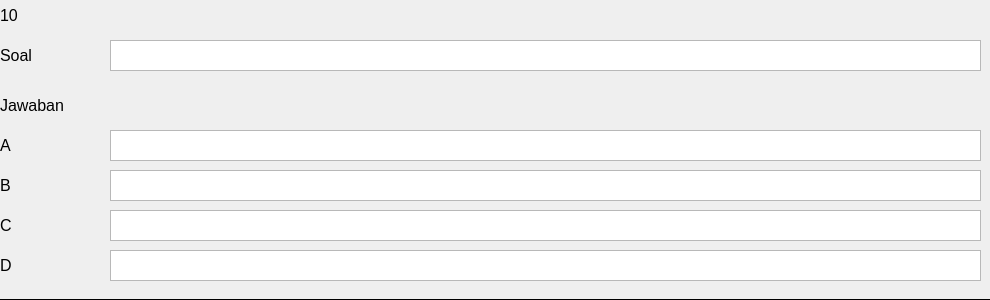
          <widget class="QWidget" name="widget_10" native="true">
           <property name="minimumSize">
            <size>
             <width>0</width>
             <height>300</height>
            </size>
           </property>
           <property name="styleSheet">
            <string notr="true">border-bottom: 1px solid black;</string>
           </property>
           <widget class="QTextEdit" name="textEdit_81">
            <property name="geometry">
             <rect>
              <x>110</x>
              <y>40</y>
              <width>871</width>
              <height>31</height>
             </rect>
            </property>
           </widget>
           <widget class="QLabel" name="label_114">
            <property name="geometry">
             <rect>
              <x>0</x>
              <y>40</y>
              <width>101</width>
              <height>31</height>
             </rect>
            </property>
            <property name="font">
             <font>
              <pointsize>12</pointsize>
             </font>
            </property>
            <property name="text">
             <string>Soal</string>
            </property>
           </widget>
           <widget class="QLabel" name="label_115">
            <property name="geometry">
             <rect>
              <x>0</x>
              <y>0</y>
              <width>51</width>
              <height>31</height>
             </rect>
            </property>
            <property name="font">
             <font>
              <pointsize>12</pointsize>
             </font>
            </property>
            <property name="text">
             <string>10</string>
            </property>
           </widget>
           <widget class="QLabel" name="label_116">
            <property name="geometry">
             <rect>
              <x>0</x>
              <y>90</y>
              <width>101</width>
              <height>31</height>
             </rect>
            </property>
            <property name="font">
             <font>
              <pointsize>12</pointsize>
             </font>
            </property>
            <property name="text">
             <string>Jawaban</string>
            </property>
           </widget>
           <widget class="QLabel" name="label_117">
            <property name="geometry">
             <rect>
              <x>0</x>
              <y>130</y>
              <width>101</width>
              <height>31</height>
             </rect>
            </property>
            <property name="font">
             <font>
              <pointsize>12</pointsize>
             </font>
            </property>
            <property name="text">
             <string>A</string>
            </property>
           </widget>
           <widget class="QLabel" name="label_118">
            <property name="geometry">
             <rect>
              <x>0</x>
              <y>170</y>
              <width>101</width>
              <height>31</height>
             </rect>
            </property>
            <property name="font">
             <font>
              <pointsize>12</pointsize>
             </font>
            </property>
            <property name="text">
             <string>B</string>
            </property>
           </widget>
           <widget class="QLabel" name="label_119">
            <property name="geometry">
             <rect>
              <x>0</x>
              <y>210</y>
              <width>101</width>
              <height>31</height>
             </rect>
            </property>
            <property name="font">
             <font>
              <pointsize>12</pointsize>
             </font>
            </property>
            <property name="text">
             <string>C</string>
            </property>
           </widget>
           <widget class="QLabel" name="label_120">
            <property name="geometry">
             <rect>
              <x>0</x>
              <y>250</y>
              <width>101</width>
              <height>31</height>
             </rect>
            </property>
            <property name="font">
             <font>
              <pointsize>12</pointsize>
             </font>
            </property>
            <property name="text">
             <string>D</string>
            </property>
           </widget>
           <widget class="QTextEdit" name="textEdit_82">
            <property name="geometry">
             <rect>
              <x>110</x>
              <y>130</y>
              <width>871</width>
              <height>31</height>
             </rect>
            </property>
           </widget>
           <widget class="QTextEdit" name="textEdit_83">
            <property name="geometry">
             <rect>
              <x>110</x>
              <y>170</y>
              <width>871</width>
              <height>31</height>
             </rect>
            </property>
           </widget>
           <widget class="QTextEdit" name="textEdit_84">
            <property name="geometry">
             <rect>
              <x>110</x>
              <y>210</y>
              <width>871</width>
              <height>31</height>
             </rect>
            </property>
           </widget>
           <widget class="QTextEdit" name="textEdit_85">
            <property name="geometry">
             <rect>
              <x>110</x>
              <y>250</y>
              <width>871</width>
              <height>31</height>
             </rect>
            </property>
           </widget>
          </widget>
